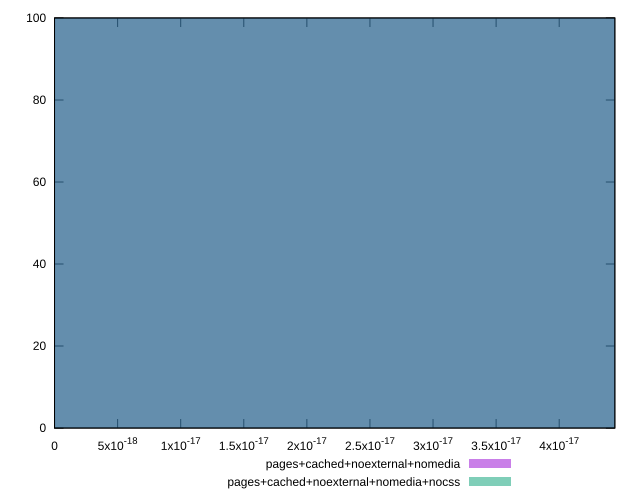

Generate this figure with gnuplot:
reset

$pagesCachedNoexternalNomedia <<EOF
0 100
EOF

$pagesCachedNoexternalNomediaNocss <<EOF
0 100
EOF

set key outside below
set boxwidth 1e-12
set xrange [0:4.4408920985006264e-17]
set yrange [0:100]
set trange [0:100]
set style fill transparent solid 0.5 noborder
set terminal svg size 640, 500 enhanced background rgb 'white'
set output "reprap/meta/score-difference/comparison/histogram/3_vs_4.svg"

plot $pagesCachedNoexternalNomedia title "pages+cached+noexternal+nomedia" with boxes, \
     $pagesCachedNoexternalNomediaNocss title "pages+cached+noexternal+nomedia+nocss" with boxes

reset
